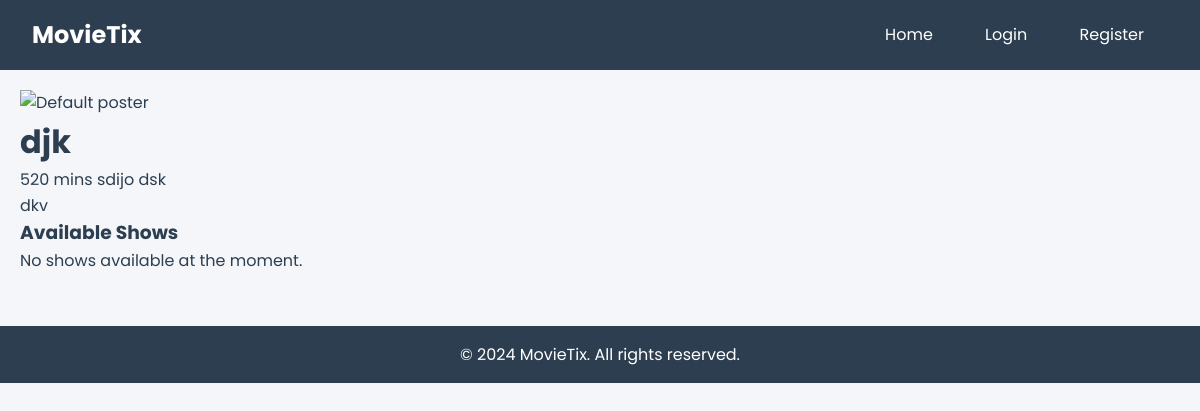
/movie/1, run on an earlier commit of the app's database.
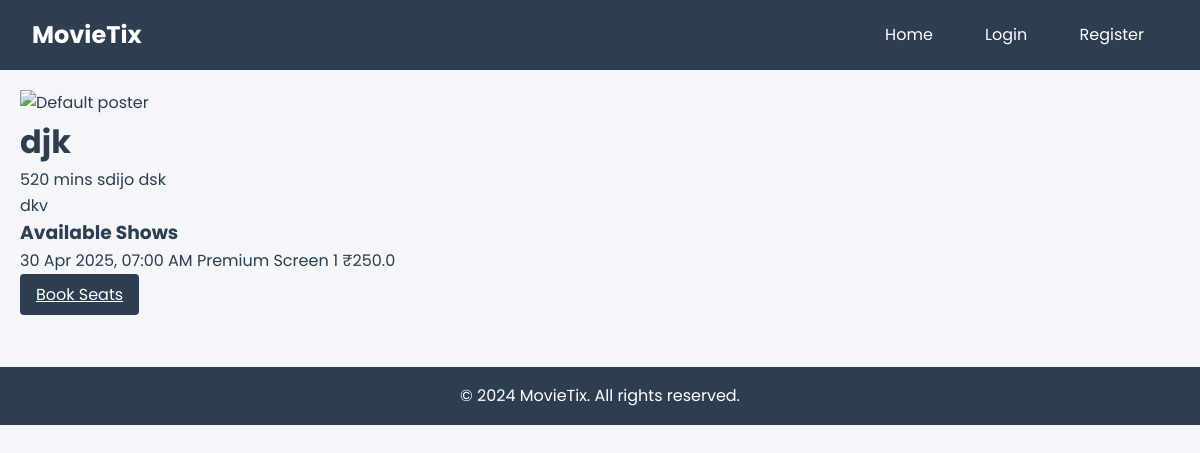
And on a later commit of the database.
### app.py (models this page shows)
class Show(db.Model):
    id = db.Column(db.Integer, primary_key=True)
    movie_id = db.Column(db.Integer, db.ForeignKey('movie.id'), nullable=False)
    screen_id = db.Column(db.Integer, db.ForeignKey('screen.id'), nullable=False)
    show_time = db.Column(db.DateTime, nullable=False)
    price = db.Column(db.Float, nullable=False)
    available_seats = db.Column(db.Integer, nullable=False)
    bookings = db.relationship('Booking', backref='show', lazy=True)

class Screen(db.Model):
    id = db.Column(db.Integer, primary_key=True)
    name = db.Column(db.String(50), nullable=False)
    theater_id = db.Column(db.Integer, db.ForeignKey('theater.id'), nullable=False)
    capacity = db.Column(db.Integer, nullable=False)
    shows = db.relationship('Show', backref='screen', lazy=True)

### app.py (the view)
@app.route('/movie/<int:movie_id>')
def movie_detail(movie_id):
    movie = Movie.query.get_or_404(movie_id)
    shows = Show.query.filter_by(movie_id=movie_id)\
                     .filter(Show.show_time > datetime.now())\
                     .order_by(Show.show_time).all()
    return render_template('movie_detail.html', movie=movie, shows=shows)

### templates/movie_detail.html (shortened to what this page needs)
{% extends "base.html" %}
{% block content %}
<div class="movie-detail-container">
    <div class="movie-detail">
        <div class="movie-poster-large">
            {% if movie.poster_image %}
            <img src="{{ url_for('static', filename='movie_posters/' + movie.poster_image) }}"
                 alt="{{ movie.title }}">
            {% else %}
            <img src="{{ url_for('static', filename='images/default-poster.jpg') }}"
                 alt="Default poster">
            {% endif %}
        </div>
        <div class="movie-info-detail">
            <h1>{{ movie.title }}</h1>
            <div class="movie-meta">
                <span>{{ movie.duration }} mins</span>
                <span>{{ movie.language }}</span>
                <span>{{ movie.genre }}</span>
            </div>
            <p class="movie-description">{{ movie.description }}</p>
            <div class="show-times">
                <h3>Available Shows</h3>
                {% if shows %}
                    {% for show in shows %}
                    <div class="show-card">
                        <div class="show-info">
                            <span class="show-time">{{ show.show_time.strftime('%d %b %Y, %I:%M %p') }}</span>
                            <span class="show-screen">{{ show.screen.name }}</span>
                            <span class="show-price">₹{{ show.price }}</span>
                        </div>
                        <a href="{{ url_for('book_tickets', show_id=show.id) }}"
                           class="btn btn-primary">Book Seats</a>
                    </div>
                    {% endfor %}
                {% else %}
                    <p>No shows available at the moment.</p>
                {% endif %}
            </div>
        </div>
    </div>
</div>
{% endblock %}

What changed in the data, as far as the page shows it:
added Show: show_time "30 Apr 2025, 07:00 AM", screen.name "Premium Screen 1", price "250.0"
Also different on the page:
text no longer shown: "No shows available at the moment."
